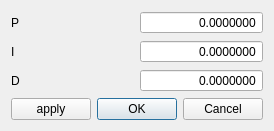
<?xml version="1.0" encoding="UTF-8"?>
<ui version="4.0">
 <class>WLPidWidget</class>
 <widget class="QDialog" name="WLPidWidget">
  <property name="geometry">
   <rect>
    <x>0</x>
    <y>0</y>
    <width>255</width>
    <height>121</height>
   </rect>
  </property>
  <property name="windowTitle">
   <string>PID</string>
  </property>
  <layout class="QGridLayout" name="gridLayout_2">
   <item row="2" column="1">
    <widget class="QDialogButtonBox" name="buttonBox">
     <property name="standardButtons">
      <set>QDialogButtonBox::Cancel|QDialogButtonBox::Ok</set>
     </property>
    </widget>
   </item>
   <item row="2" column="0">
    <widget class="QPushButton" name="pbApply">
     <property name="text">
      <string>apply</string>
     </property>
    </widget>
   </item>
   <item row="0" column="0" colspan="2">
    <layout class="QGridLayout" name="gridLayout">
     <item row="1" column="1">
      <widget class="QDoubleSpinBox" name="sbI">
       <property name="alignment">
        <set>Qt::AlignRight|Qt::AlignTrailing|Qt::AlignVCenter</set>
       </property>
       <property name="buttonSymbols">
        <enum>QAbstractSpinBox::NoButtons</enum>
       </property>
       <property name="keyboardTracking">
        <bool>true</bool>
       </property>
       <property name="showGroupSeparator" stdset="0">
        <bool>false</bool>
       </property>
       <property name="decimals">
        <number>7</number>
       </property>
       <property name="maximum">
        <double>10000.000000000000000</double>
       </property>
      </widget>
     </item>
     <item row="2" column="1">
      <widget class="QDoubleSpinBox" name="sbD">
       <property name="alignment">
        <set>Qt::AlignRight|Qt::AlignTrailing|Qt::AlignVCenter</set>
       </property>
       <property name="buttonSymbols">
        <enum>QAbstractSpinBox::NoButtons</enum>
       </property>
       <property name="keyboardTracking">
        <bool>true</bool>
       </property>
       <property name="showGroupSeparator" stdset="0">
        <bool>false</bool>
       </property>
       <property name="decimals">
        <number>7</number>
       </property>
       <property name="maximum">
        <double>10000.000000000000000</double>
       </property>
      </widget>
     </item>
     <item row="2" column="0">
      <widget class="QLabel" name="label_3">
       <property name="text">
        <string>D</string>
       </property>
      </widget>
     </item>
     <item row="1" column="0">
      <widget class="QLabel" name="label_2">
       <property name="text">
        <string>I</string>
       </property>
      </widget>
     </item>
     <item row="0" column="0">
      <widget class="QLabel" name="label">
       <property name="text">
        <string>P</string>
       </property>
      </widget>
     </item>
     <item row="0" column="1">
      <widget class="QDoubleSpinBox" name="sbP">
       <property name="alignment">
        <set>Qt::AlignRight|Qt::AlignTrailing|Qt::AlignVCenter</set>
       </property>
       <property name="buttonSymbols">
        <enum>QAbstractSpinBox::NoButtons</enum>
       </property>
       <property name="keyboardTracking">
        <bool>true</bool>
       </property>
       <property name="showGroupSeparator" stdset="0">
        <bool>false</bool>
       </property>
       <property name="decimals">
        <number>7</number>
       </property>
       <property name="maximum">
        <double>10000.000000000000000</double>
       </property>
      </widget>
     </item>
    </layout>
   </item>
  </layout>
 </widget>
 <resources/>
 <connections>
  <connection>
   <sender>buttonBox</sender>
   <signal>accepted()</signal>
   <receiver>WLPidWidget</receiver>
   <slot>accept()</slot>
   <hints>
    <hint type="sourcelabel">
     <x>86</x>
     <y>100</y>
    </hint>
    <hint type="destinationlabel">
     <x>86</x>
     <y>60</y>
    </hint>
   </hints>
  </connection>
  <connection>
   <sender>buttonBox</sender>
   <signal>rejected()</signal>
   <receiver>WLPidWidget</receiver>
   <slot>reject()</slot>
   <hints>
    <hint type="sourcelabel">
     <x>86</x>
     <y>100</y>
    </hint>
    <hint type="destinationlabel">
     <x>86</x>
     <y>60</y>
    </hint>
   </hints>
  </connection>
 </connections>
</ui>
